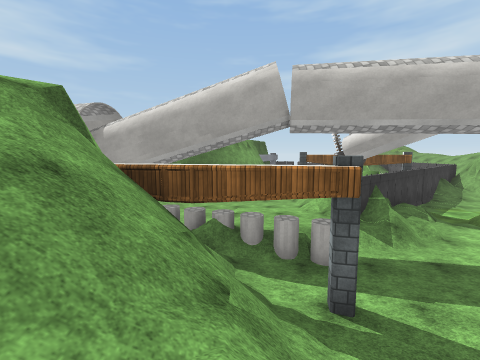
view 1 (above)

16 first-person views from a walk through a scene from a Unity 3-D project. The camera is 1.2 m above the floor, tilts 6° down and sees 90° across. The floor is counted in squares, 2 m on a side. Each view is taken from the middle of a square. On the plan, view 1 faces up. The plan holds only what a view shows up to about 9 squares ahead; the rest is blank. The place goes on beyond the plan. The player is left out. Some animated figures are left out. Door leaves are left out, so doorways stand open. Some surface patterns are stand-ins.

view 2
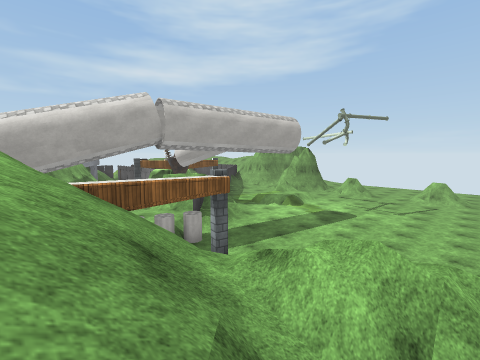

view 3
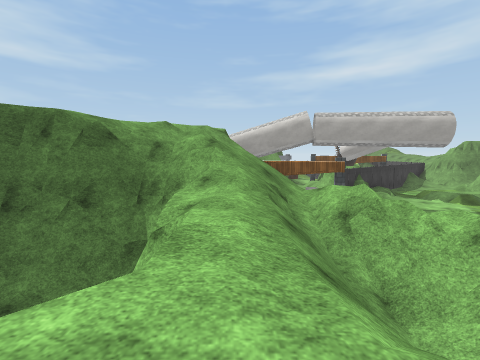

view 4
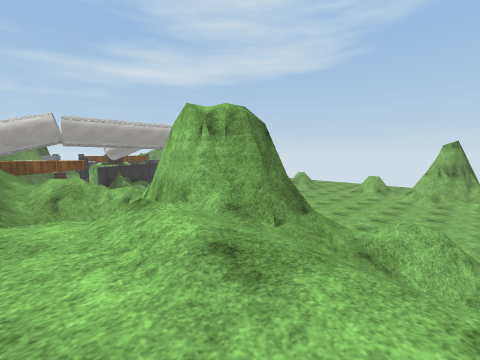

view 5
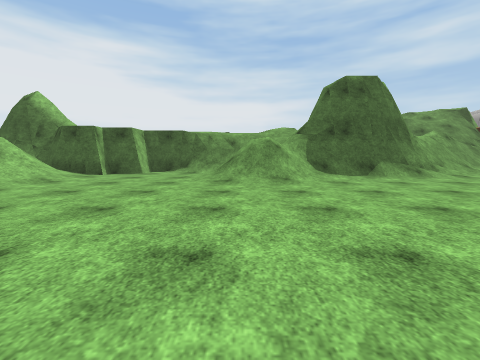

view 6
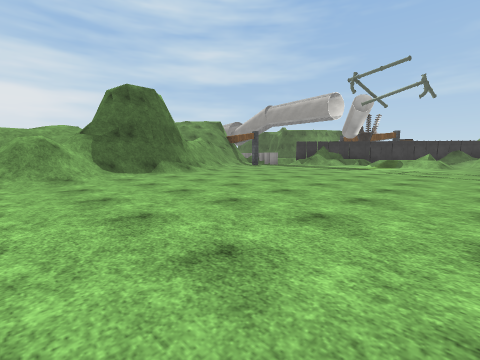

view 7
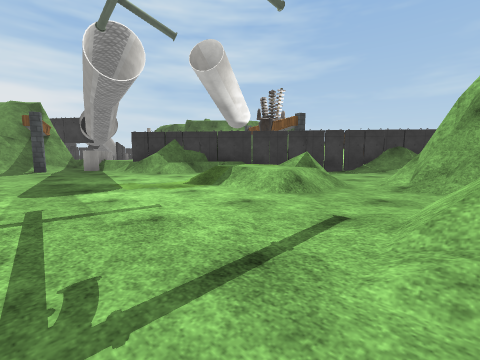

view 8
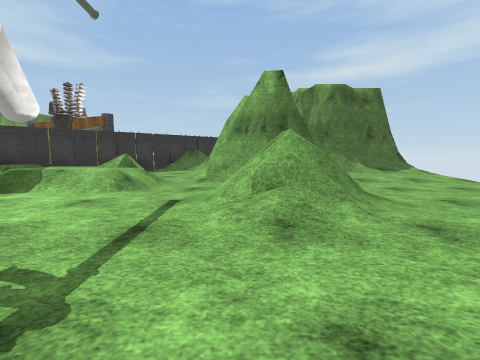

view 9
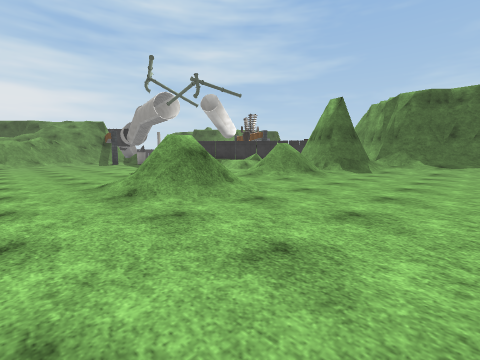

view 10
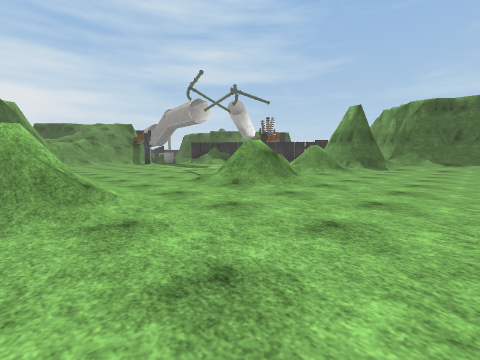

view 11
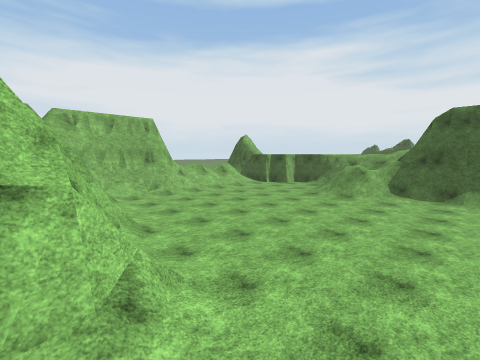

view 12
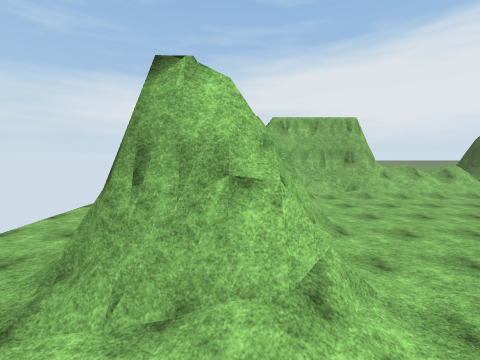

view 13
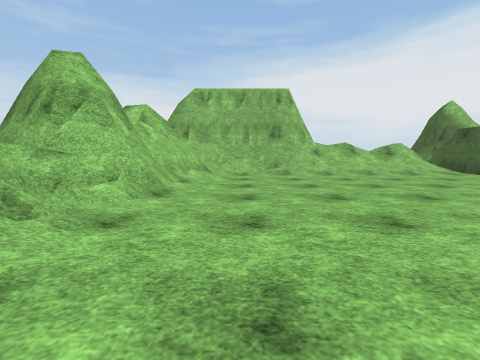

view 14
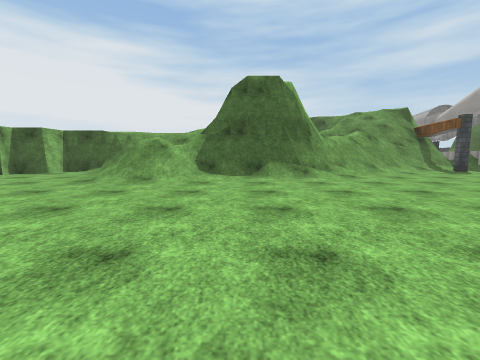

view 15
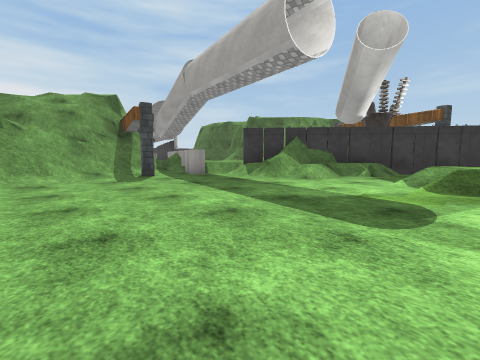

view 16
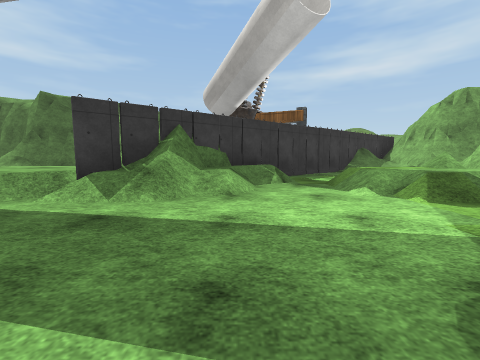

### Floor plan
Key: @ floor where view 1 was taken; # wall or solid block; x gap in a wall; . main floor; : floor 0.5 m higher than the main floor; + floor 3 m higher than the main floor; / step, stairs or slope; = window, fence, low wall or low ledge; ^ raised ledge; v drop or lower ground; C cylinder; L column; O other object.
Columns run from 6 left of view 1 to 17 right of it. Each row starts with its distance up from view 1.
 12            O   ####
 11   ####     O  ## /#
 10    //        L#../#
  9             ##... # ####
  8     ..    ###....####=//
  7     ..///=#////=//###//.
  6     O/::/#//./::/./=/...
  5      CCC///...///./x/...
  4      ##CC........./=/...
  3    /=^#L..........//....
  2   ////=/................
  1  //////=/........./=/...
  0  /v///@=/........./=/...
 -1 ### /====/........./....
 -2  .. /===#/..............
 -3     /=####/.......///...
 -4     += ###/....... //...
 -5     +=####/.......///
 -6      +//##/.......###/.
 -7      +//////......####..
 -8      ++/////...../### ..
 -9        #=//....../### ..
-10        #/......../#
-11        ##......../#
-12         #///////./#
-13          /////#####
-14        ##/////##  #
-15        ##/
-16         #

Positions as (right, up) in squares from view 1, and headings:
1: (0, 0), facing up
2: (-2, -1), facing up-right
3: (-2, -5), facing up
4: (-1, -8), facing up-right
5: (10, -8), facing left
6: (11, -8), facing up-left
7: (12, 2), facing up-left
8: (12, 1), facing up
9: (17, -2), facing up-left
10: (17, -4), facing up-left
11: (13, -4), facing down-left
12: (13, -4), facing down
13: (10, -5), facing down
14: (10, -5), facing left
15: (8, 0), facing up-left
16: (5, 2), facing up
